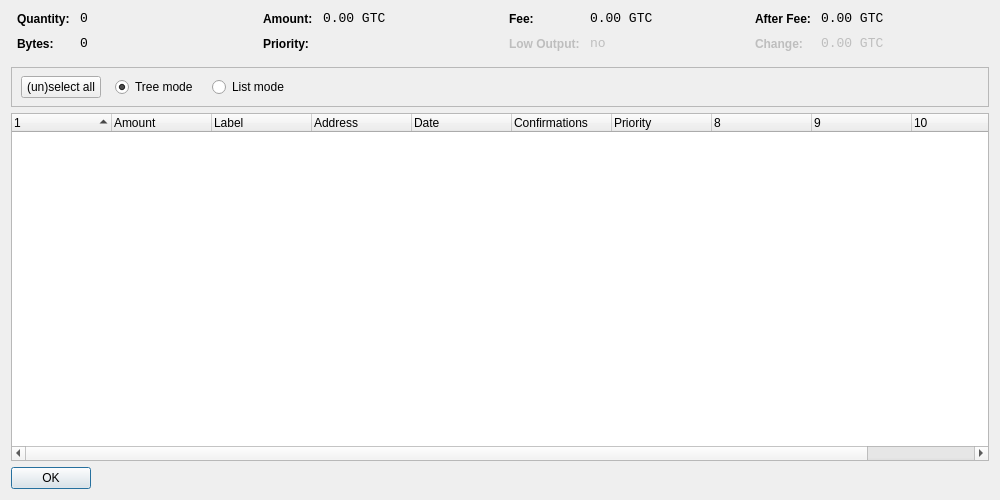
<?xml version="1.0" encoding="UTF-8"?>
<ui version="4.0">
 <class>CoinControlDialog</class>
 <widget class="QDialog" name="CoinControlDialog">
  <property name="geometry">
   <rect>
    <x>0</x>
    <y>0</y>
    <width>1000</width>
    <height>500</height>
   </rect>
  </property>
  <property name="windowTitle">
   <string>Coin Control</string>
  </property>
  <layout class="QVBoxLayout" name="verticalLayout">
   <item>
    <layout class="QHBoxLayout" name="horizontalLayoutTop" stretch="0,0,0,0">
     <property name="topMargin">
      <number>0</number>
     </property>
     <property name="bottomMargin">
      <number>10</number>
     </property>
     <item>
      <layout class="QFormLayout" name="formLayoutCoinControl1">
       <property name="horizontalSpacing">
        <number>10</number>
       </property>
       <property name="verticalSpacing">
        <number>10</number>
       </property>
       <property name="leftMargin">
        <number>6</number>
       </property>
       <property name="rightMargin">
        <number>6</number>
       </property>
       <item row="0" column="0">
        <widget class="QLabel" name="labelCoinControlQuantityText">
         <property name="styleSheet">
          <string notr="true">font-weight:bold;</string>
         </property>
         <property name="text">
          <string>Quantity:</string>
         </property>
        </widget>
       </item>
       <item row="0" column="1">
        <widget class="QLabel" name="labelCoinControlQuantity">
         <property name="font">
          <font>
           <family>Monospace</family>
           <pointsize>10</pointsize>
          </font>
         </property>
         <property name="cursor">
          <cursorShape>IBeamCursor</cursorShape>
         </property>
         <property name="contextMenuPolicy">
          <enum>Qt::ActionsContextMenu</enum>
         </property>
         <property name="text">
          <string notr="true">0</string>
         </property>
         <property name="textInteractionFlags">
          <set>Qt::LinksAccessibleByMouse|Qt::TextSelectableByKeyboard|Qt::TextSelectableByMouse</set>
         </property>
        </widget>
       </item>
       <item row="1" column="0">
        <widget class="QLabel" name="labelCoinControlBytesText">
         <property name="styleSheet">
          <string notr="true">font-weight:bold;</string>
         </property>
         <property name="text">
          <string>Bytes:</string>
         </property>
        </widget>
       </item>
       <item row="1" column="1">
        <widget class="QLabel" name="labelCoinControlBytes">
         <property name="font">
          <font>
           <family>Monospace</family>
           <pointsize>10</pointsize>
          </font>
         </property>
         <property name="cursor">
          <cursorShape>IBeamCursor</cursorShape>
         </property>
         <property name="contextMenuPolicy">
          <enum>Qt::ActionsContextMenu</enum>
         </property>
         <property name="text">
          <string notr="true">0</string>
         </property>
         <property name="textInteractionFlags">
          <set>Qt::LinksAccessibleByMouse|Qt::TextSelectableByKeyboard|Qt::TextSelectableByMouse</set>
         </property>
        </widget>
       </item>
      </layout>
     </item>
     <item>
      <layout class="QFormLayout" name="formLayoutCoinControl2">
       <property name="horizontalSpacing">
        <number>10</number>
       </property>
       <property name="verticalSpacing">
        <number>10</number>
       </property>
       <property name="leftMargin">
        <number>6</number>
       </property>
       <property name="rightMargin">
        <number>6</number>
       </property>
       <item row="0" column="0">
        <widget class="QLabel" name="labelCoinControlAmountText">
         <property name="styleSheet">
          <string notr="true">font-weight:bold;</string>
         </property>
         <property name="text">
          <string>Amount:</string>
         </property>
        </widget>
       </item>
       <item row="0" column="1">
        <widget class="QLabel" name="labelCoinControlAmount">
         <property name="font">
          <font>
           <family>Monospace</family>
           <pointsize>10</pointsize>
          </font>
         </property>
         <property name="cursor">
          <cursorShape>IBeamCursor</cursorShape>
         </property>
         <property name="contextMenuPolicy">
          <enum>Qt::ActionsContextMenu</enum>
         </property>
         <property name="text">
          <string notr="true">0.00 GTC</string>
         </property>
         <property name="textInteractionFlags">
          <set>Qt::LinksAccessibleByMouse|Qt::TextSelectableByKeyboard|Qt::TextSelectableByMouse</set>
         </property>
        </widget>
       </item>
       <item row="1" column="0">
        <widget class="QLabel" name="labelCoinControlPriorityText">
         <property name="styleSheet">
          <string notr="true">font-weight:bold;</string>
         </property>
         <property name="text">
          <string>Priority:</string>
         </property>
        </widget>
       </item>
       <item row="1" column="1">
        <widget class="QLabel" name="labelCoinControlPriority">
         <property name="font">
          <font>
           <family>Monospace</family>
           <pointsize>10</pointsize>
          </font>
         </property>
         <property name="cursor">
          <cursorShape>IBeamCursor</cursorShape>
         </property>
         <property name="contextMenuPolicy">
          <enum>Qt::ActionsContextMenu</enum>
         </property>
         <property name="text">
          <string/>
         </property>
         <property name="textInteractionFlags">
          <set>Qt::LinksAccessibleByMouse|Qt::TextSelectableByKeyboard|Qt::TextSelectableByMouse</set>
         </property>
        </widget>
       </item>
      </layout>
     </item>
     <item>
      <layout class="QFormLayout" name="formLayoutCoinControl3">
       <property name="horizontalSpacing">
        <number>10</number>
       </property>
       <property name="verticalSpacing">
        <number>10</number>
       </property>
       <property name="leftMargin">
        <number>6</number>
       </property>
       <property name="rightMargin">
        <number>6</number>
       </property>
       <item row="0" column="0">
        <widget class="QLabel" name="labelCoinControlFeeText">
         <property name="styleSheet">
          <string notr="true">font-weight:bold;</string>
         </property>
         <property name="text">
          <string>Fee:</string>
         </property>
        </widget>
       </item>
       <item row="0" column="1">
        <widget class="QLabel" name="labelCoinControlFee">
         <property name="font">
          <font>
           <family>Monospace</family>
           <pointsize>10</pointsize>
          </font>
         </property>
         <property name="cursor">
          <cursorShape>IBeamCursor</cursorShape>
         </property>
         <property name="contextMenuPolicy">
          <enum>Qt::ActionsContextMenu</enum>
         </property>
         <property name="text">
          <string notr="true">0.00 GTC</string>
         </property>
         <property name="textInteractionFlags">
          <set>Qt::LinksAccessibleByMouse|Qt::TextSelectableByKeyboard|Qt::TextSelectableByMouse</set>
         </property>
        </widget>
       </item>
       <item row="1" column="0">
        <widget class="QLabel" name="labelCoinControlLowOutputText">
         <property name="enabled">
          <bool>false</bool>
         </property>
         <property name="styleSheet">
          <string notr="true">font-weight:bold;</string>
         </property>
         <property name="text">
          <string>Low Output:</string>
         </property>
        </widget>
       </item>
       <item row="1" column="1">
        <widget class="QLabel" name="labelCoinControlLowOutput">
         <property name="enabled">
          <bool>false</bool>
         </property>
         <property name="font">
          <font>
           <family>Monospace</family>
           <pointsize>10</pointsize>
          </font>
         </property>
         <property name="cursor">
          <cursorShape>IBeamCursor</cursorShape>
         </property>
         <property name="contextMenuPolicy">
          <enum>Qt::ActionsContextMenu</enum>
         </property>
         <property name="text">
          <string notr="true">no</string>
         </property>
         <property name="textInteractionFlags">
          <set>Qt::LinksAccessibleByMouse|Qt::TextSelectableByKeyboard|Qt::TextSelectableByMouse</set>
         </property>
        </widget>
       </item>
      </layout>
     </item>
     <item>
      <layout class="QFormLayout" name="formLayoutCoinControl4">
       <property name="horizontalSpacing">
        <number>10</number>
       </property>
       <property name="verticalSpacing">
        <number>10</number>
       </property>
       <property name="leftMargin">
        <number>6</number>
       </property>
       <property name="rightMargin">
        <number>6</number>
       </property>
       <item row="0" column="0">
        <widget class="QLabel" name="labelCoinControlAfterFeeText">
         <property name="styleSheet">
          <string notr="true">font-weight:bold;</string>
         </property>
         <property name="text">
          <string>After Fee:</string>
         </property>
        </widget>
       </item>
       <item row="0" column="1">
        <widget class="QLabel" name="labelCoinControlAfterFee">
         <property name="font">
          <font>
           <family>Monospace</family>
           <pointsize>10</pointsize>
          </font>
         </property>
         <property name="cursor">
          <cursorShape>IBeamCursor</cursorShape>
         </property>
         <property name="contextMenuPolicy">
          <enum>Qt::ActionsContextMenu</enum>
         </property>
         <property name="text">
          <string notr="true">0.00 GTC</string>
         </property>
         <property name="textInteractionFlags">
          <set>Qt::LinksAccessibleByMouse|Qt::TextSelectableByKeyboard|Qt::TextSelectableByMouse</set>
         </property>
        </widget>
       </item>
       <item row="1" column="0">
        <widget class="QLabel" name="labelCoinControlChangeText">
         <property name="enabled">
          <bool>false</bool>
         </property>
         <property name="styleSheet">
          <string notr="true">font-weight:bold;</string>
         </property>
         <property name="text">
          <string>Change:</string>
         </property>
        </widget>
       </item>
       <item row="1" column="1">
        <widget class="QLabel" name="labelCoinControlChange">
         <property name="enabled">
          <bool>false</bool>
         </property>
         <property name="font">
          <font>
           <family>Monospace</family>
           <pointsize>10</pointsize>
          </font>
         </property>
         <property name="cursor">
          <cursorShape>IBeamCursor</cursorShape>
         </property>
         <property name="contextMenuPolicy">
          <enum>Qt::ActionsContextMenu</enum>
         </property>
         <property name="text">
          <string notr="true">0.00 GTC</string>
         </property>
         <property name="textInteractionFlags">
          <set>Qt::LinksAccessibleByMouse|Qt::TextSelectableByKeyboard|Qt::TextSelectableByMouse</set>
         </property>
        </widget>
       </item>
      </layout>
     </item>
    </layout>
   </item>
   <item>
    <widget class="QFrame" name="frame">
     <property name="minimumSize">
      <size>
       <width>0</width>
       <height>40</height>
      </size>
     </property>
     <property name="frameShape">
      <enum>QFrame::StyledPanel</enum>
     </property>
     <property name="frameShadow">
      <enum>QFrame::Sunken</enum>
     </property>
     <widget class="QWidget" name="horizontalLayoutWidget">
      <property name="geometry">
       <rect>
        <x>10</x>
        <y>0</y>
        <width>781</width>
        <height>41</height>
       </rect>
      </property>
      <layout class="QHBoxLayout" name="horizontalLayoutPanel" stretch="0,0,0,0,0">
       <property name="spacing">
        <number>14</number>
       </property>
       <item>
        <widget class="QPushButton" name="pushButtonSelectAll">
         <property name="sizePolicy">
          <sizepolicy hsizetype="Maximum" vsizetype="Fixed">
           <horstretch>0</horstretch>
           <verstretch>0</verstretch>
          </sizepolicy>
         </property>
         <property name="text">
          <string>(un)select all</string>
         </property>
        </widget>
       </item>
       <item>
        <widget class="QRadioButton" name="radioTreeMode">
         <property name="sizePolicy">
          <sizepolicy hsizetype="Maximum" vsizetype="Fixed">
           <horstretch>0</horstretch>
           <verstretch>0</verstretch>
          </sizepolicy>
         </property>
         <property name="text">
          <string>Tree mode</string>
         </property>
         <property name="checked">
          <bool>true</bool>
         </property>
        </widget>
       </item>
       <item>
        <widget class="QRadioButton" name="radioListMode">
         <property name="sizePolicy">
          <sizepolicy hsizetype="Maximum" vsizetype="Fixed">
           <horstretch>0</horstretch>
           <verstretch>0</verstretch>
          </sizepolicy>
         </property>
         <property name="text">
          <string>List mode</string>
         </property>
        </widget>
       </item>
       <item>
        <spacer name="horizontalSpacer">
         <property name="orientation">
          <enum>Qt::Horizontal</enum>
         </property>
         <property name="sizeHint" stdset="0">
          <size>
           <width>40</width>
           <height>20</height>
          </size>
         </property>
        </spacer>
       </item>
      </layout>
     </widget>
    </widget>
   </item>
   <item>
    <widget class="CoinControlTreeWidget" name="treeWidget">
     <property name="contextMenuPolicy">
      <enum>Qt::CustomContextMenu</enum>
     </property>
     <property name="sortingEnabled">
      <bool>false</bool>
     </property>
     <property name="columnCount">
      <number>11</number>
     </property>
     <attribute name="headerShowSortIndicator" stdset="0">
      <bool>true</bool>
     </attribute>
     <attribute name="headerStretchLastSection">
      <bool>false</bool>
     </attribute>
     <column>
      <property name="text">
       <string/>
      </property>
     </column>
     <column>
      <property name="text">
       <string>Amount</string>
      </property>
     </column>
     <column>
      <property name="text">
       <string>Label</string>
      </property>
     </column>
     <column>
      <property name="text">
       <string>Address</string>
      </property>
     </column>
     <column>
      <property name="text">
       <string>Date</string>
      </property>
     </column>
     <column>
      <property name="text">
       <string>Confirmations</string>
      </property>
      <property name="toolTip">
       <string>Confirmed</string>
      </property>
     </column>
     <column>
      <property name="text">
       <string>Priority</string>
      </property>
     </column>
     <column>
      <property name="text">
       <string/>
      </property>
     </column>
     <column>
      <property name="text">
       <string/>
      </property>
     </column>
     <column>
      <property name="text">
       <string/>
      </property>
     </column>
     <column>
      <property name="text">
       <string/>
      </property>
     </column>
    </widget>
   </item>
   <item>
    <widget class="QDialogButtonBox" name="buttonBox">
     <property name="sizePolicy">
      <sizepolicy hsizetype="Maximum" vsizetype="Fixed">
       <horstretch>0</horstretch>
       <verstretch>0</verstretch>
      </sizepolicy>
     </property>
     <property name="orientation">
      <enum>Qt::Horizontal</enum>
     </property>
     <property name="standardButtons">
      <set>QDialogButtonBox::Ok</set>
     </property>
    </widget>
   </item>
  </layout>
 </widget>
 <customwidgets>
  <customwidget>
   <class>CoinControlTreeWidget</class>
   <extends>QTreeWidget</extends>
   <header>coincontroltreewidget.h</header>
  </customwidget>
 </customwidgets>
 <resources/>
 <connections/>
</ui>
